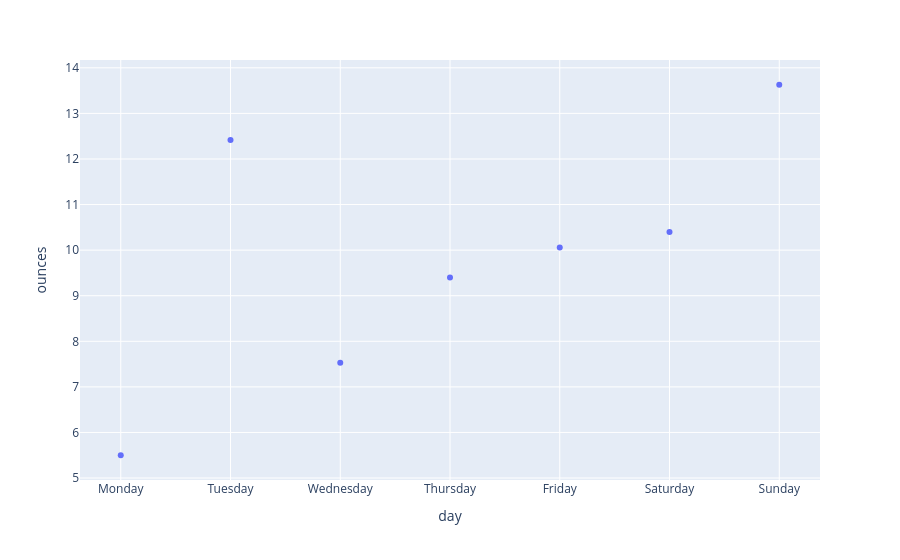

This figure's notebook cell:
### Code cell
# Group the data by day of week and view the averages by day
df_day_group = df.groupby("day").mean(["ounces"])
df_day_group = df_day_group.loc[["Monday", "Tuesday", "Wednesday", "Thursday", "Friday", "Saturday", "Sunday"], :]

fig_scatter2 = px.scatter(df_day_group, x=df_day_group.index, y="ounces")
fig_scatter2.show()

### Figure 1 — Plotly figure (JSON) as saved in the notebook; plotly's stock layout.template omitted (floating-point values rounded to 4 significant figures)
{"data": [{"hovertemplate": "day=%{x}<br>ounces=%{y}<extra></extra>", "legendgroup": "", "marker": {"color": "#636efa", "symbol": "circle"}, "mode": "markers", "name": "", "orientation": "v", "showlegend": false, "type": "scatter", "x": ["Monday", "Tuesday", "Wednesday", "Thursday", "Friday", "Saturday", "Sunday"], "xaxis": "x", "y": [5.5, 12.42, 7.528, 9.4, 10.06, 10.4, 13.63], "yaxis": "y"}], "layout": {"legend": {"tracegroupgap": 0}, "margin": {"t": 60}, "xaxis": {"anchor": "y", "domain": [0, 1], "title": {"text": "day"}}, "yaxis": {"anchor": "x", "domain": [0, 1], "title": {"text": "ounces"}}}}
